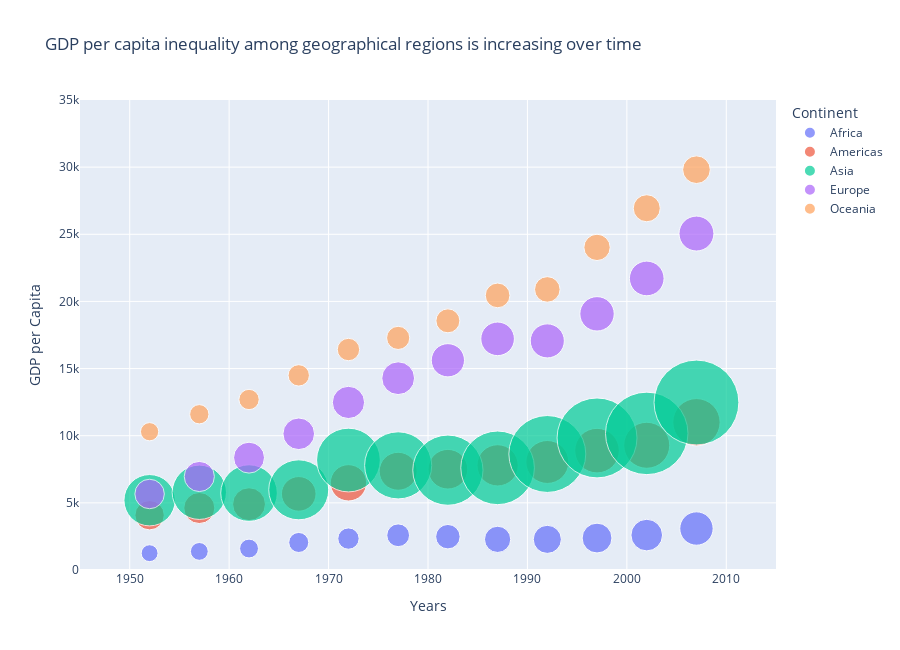

Here is the notebook cell this chart was saved with:
### Markdown cell above
# Some static charts:
It is not always the case that animated bubble charts are most suitable for use. The package [`bubbly`](https://github.com/AashitaK/bubbly/) very well supports non-animated charts as well.

The following static chart conveys it better that the regional inequality in GDP per capita is increasing over the last decade.

### Code cell
gapminder_indicators_continents = gapminder_indicators.groupby(['continent', 'year'], as_index=False)[['gdpPercap', 'lifeExp', 'pop']].mean()

# Static chart showing GDP per capita by continent over time
figure = px.scatter(gapminder_indicators_continents, 
                   x='year', 
                   y='gdpPercap',
                   size='pop', 
                   color='continent',
                   hover_name='continent',
                   size_max=60,
                   title='GDP per capita inequality among geographical regions is increasing over time',
                   labels={'year': 'Years', 
                          'gdpPercap': 'GDP per Capita',
                          'pop': 'Population',
                          'continent': 'Continent'},
                   range_x=[1945, 2015],
                   range_y=[0, 35000])

figure.update_layout(height=650)
iplot(figure)

### Figure 1 — Plotly figure (JSON) as saved in the notebook; plotly's stock layout.template omitted (floating-point values rounded to 4 significant figures)
{"data": [{"hovertemplate": "<b>%{hovertext}</b><br><br>Continent=Africa<br>Years=%{x}<br>GDP per Capita=%{y}<br>Population=%{marker.size}<extra></extra>", "hovertext": ["Africa", "Africa", "Africa", "Africa", "Africa", "Africa", "Africa", "Africa", "Africa", "Africa", "Africa", "Africa"], "legendgroup": "Africa", "marker": {"color": "#636efa", "size": [4570000.0, 5093000.0, 5702000.0, 6448000.0, 7305000.0, 8328000.0, 9603000.0, 11050000.0, 12670000.0, 14300000.0, 16030000.0, 17880000.0], "sizemode": "area", "sizeref": 32090.0, "symbol": "circle"}, "mode": "markers", "name": "Africa", "orientation": "v", "showlegend": true, "type": "scatter", "x": [1952, 1957, 1962, 1967, 1972, 1977, 1982, 1987, 1992, 1997, 2002, 2007], "xaxis": "x", "y": [1253.0, 1385.0, 1598.0, 2050.0, 2340.0, 2586.0, 2482.0, 2283.0, 2282.0, 2379.0, 2599.0, 3089.0], "yaxis": "y"}, {"hovertemplate": "<b>%{hovertext}</b><br><br>Continent=Americas<br>Years=%{x}<br>GDP per Capita=%{y}<br>Population=%{marker.size}<extra></extra>", "hovertext": ["Americas", "Americas", "Americas", "Americas", "Americas", "Americas", "Americas", "Americas", "Americas", "Americas", "Americas", "Americas"], "legendgroup": "Americas", "marker": {"color": "#EF553B", "size": [13810000.0, 15480000.0, 17330000.0, 19230000.0, 21180000.0, 23120000.0, 25210000.0, 27310000.0, 29570000.0, 31880000.0, 33990000.0, 35950000.0], "sizemode": "area", "sizeref": 32090.0, "symbol": "circle"}, "mode": "markers", "name": "Americas", "orientation": "v", "showlegend": true, "type": "scatter", "x": [1952, 1957, 1962, 1967, 1972, 1977, 1982, 1987, 1992, 1997, 2002, 2007], "xaxis": "x", "y": [4079.0, 4616.0, 4902.0, 5668.0, 6491.0, 7352.0, 7507.0, 7793.0, 8045.0, 8889.0, 9288.0, 11000.0], "yaxis": "y"}, {"hovertemplate": "<b>%{hovertext}</b><br><br>Continent=Asia<br>Years=%{x}<br>GDP per Capita=%{y}<br>Population=%{marker.size}<extra></extra>", "hovertext": ["Asia", "Asia", "Asia", "Asia", "Asia", "Asia", "Asia", "Asia", "Asia", "Asia", "Asia", "Asia"], "legendgroup": "Asia", "marker": {"color": "#00cc96", "size": [42280000.0, 47360000.0, 51400000.0, 57750000.0, 65180000.0, 72260000.0, 79100000.0, 87010000.0, 94950000.0, 102500000.0, 109100000.0, 115500000.0], "sizemode": "area", "sizeref": 32090.0, "symbol": "circle"}, "mode": "markers", "name": "Asia", "orientation": "v", "showlegend": true, "type": "scatter", "x": [1952, 1957, 1962, 1967, 1972, 1977, 1982, 1987, 1992, 1997, 2002, 2007], "xaxis": "x", "y": [5195.0, 5788.0, 5729.0, 5971.0, 8187.0, 7791.0, 7434.0, 7608.0, 8640.0, 9834.0, 10170.0, 12470.0], "yaxis": "y"}, {"hovertemplate": "<b>%{hovertext}</b><br><br>Continent=Europe<br>Years=%{x}<br>GDP per Capita=%{y}<br>Population=%{marker.size}<extra></extra>", "hovertext": ["Europe", "Europe", "Europe", "Europe", "Europe", "Europe", "Europe", "Europe", "Europe", "Europe", "Europe", "Europe"], "legendgroup": "Europe", "marker": {"color": "#ab63fa", "size": [13940000.0, 14600000.0, 15350000.0, 16040000.0, 16690000.0, 17240000.0, 17710000.0, 18100000.0, 18600000.0, 18960000.0, 19270000.0, 19540000.0], "sizemode": "area", "sizeref": 32090.0, "symbol": "circle"}, "mode": "markers", "name": "Europe", "orientation": "v", "showlegend": true, "type": "scatter", "x": [1952, 1957, 1962, 1967, 1972, 1977, 1982, 1987, 1992, 1997, 2002, 2007], "xaxis": "x", "y": [5661.0, 6963.0, 8365.0, 10140.0, 12480.0, 14280.0, 15620.0, 17210.0, 17060.0, 19080.0, 21710.0, 25050.0], "yaxis": "y"}, {"hovertemplate": "<b>%{hovertext}</b><br><br>Continent=Oceania<br>Years=%{x}<br>GDP per Capita=%{y}<br>Population=%{marker.size}<extra></extra>", "hovertext": ["Oceania", "Oceania", "Oceania", "Oceania", "Oceania", "Oceania", "Oceania", "Oceania", "Oceania", "Oceania", "Oceania", "Oceania"], "legendgroup": "Oceania", "marker": {"color": "#FFA15A", "size": [5343000.0, 5971000.0, 6642000.0, 7300000.0, 8053000.0, 8620000.0, 9197000.0, 9787000.0, 10460000.0, 11120000.0, 11730000.0, 12270000.0], "sizemode": "area", "sizeref": 32090.0, "symbol": "circle"}, "mode": "markers", "name": "Oceania", "orientation": "v", "showlegend": true, "type": "scatter", "x": [1952, 1957, 1962, 1967, 1972, 1977, 1982, 1987, 1992, 1997, 2002, 2007], "xaxis": "x", "y": [10300.0, 11600.0, 12700.0, 14500.0, 16420.0, 17280.0, 18550.0, 20450.0, 20890.0, 24020.0, 26940.0, 29810.0], "yaxis": "y"}], "layout": {"height": 650, "legend": {"itemsizing": "constant", "title": {"text": "Continent"}, "tracegroupgap": 0}, "title": {"text": "GDP per capita inequality among geographical regions is increasing over time"}, "xaxis": {"anchor": "y", "domain": [0, 1], "range": [1945, 2015], "title": {"text": "Years"}}, "yaxis": {"anchor": "x", "domain": [0, 1], "range": [0, 35000], "title": {"text": "GDP per Capita"}}}}
